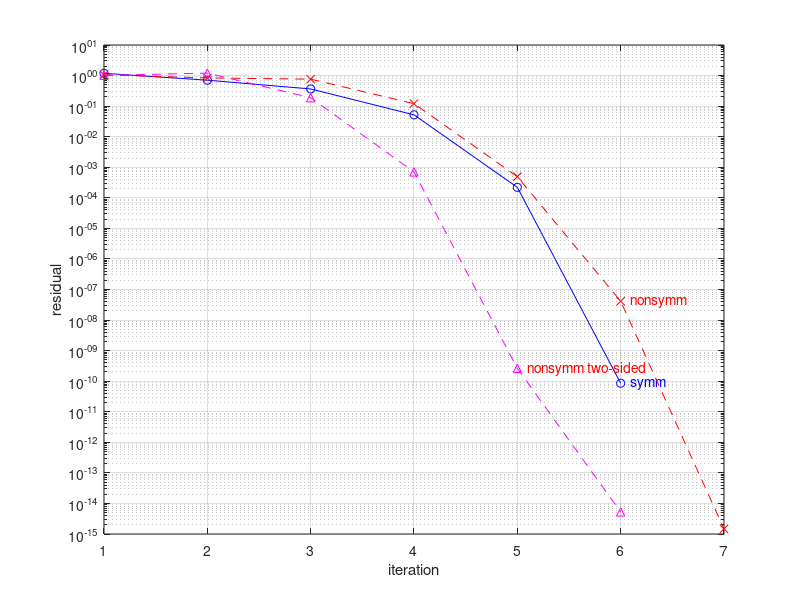

MATLAB code to generate this figure: (Note: this script raises an error after producing the figure.)
%% Rayleigh quotient iteration for an operator
% Nick Hale and Yuji Nakatsukasa, March 2017

%%
% (Chebfun example ode-eig/RayleighQuotient.m)

%% 1. Symmetric matrix
% The Rayleigh quotient iteration (RQI) is a well-known algorithm for computing
% an eigenpair of a matrix $A$ (symmetric or nonsymmetric). Using an approximate
% eigenvector $\tilde x$ (normalized s.t. $\|\tilde x\|_2=1$), it approximates
% an eigenvalue via $\tilde\lambda = \tilde x^\ast Ax$, and then updates the
% approximate eigenvector via one step
% of the shifted-and-inverted power method, $\tilde
% x:=(A-\tilde\lambda I)^{-1}\tilde x$, which is of course computed by solving a
% linear system. $\tilde x$ converges to an eigenvector, usually to the one 
% corresponding to the eigenvalue 
% $\tilde\lambda$ is closest to. The convergence of RQI is known to be
% asymptotically cubic when $A$ is symmetric [1, Sec. 4.6],
% and otherwise quadratic.

%%
% Here is an example showing cubic convergence for a random symmetric 
% $10\times 10$ matrix.
% (Note that we sacrifice some efficiency in computing $Au$
% in the residual computation 
% for the sake of clarity. This could easily be avoided.)

rng(10)
tol = 1e-10;
n = 10;
A = randn(n); A = A'+A;                      % symmetric matrix
I = eye(size(A));                            % identity matrix

% Initial guesses:
disp('lam:')
lam = A(end,end); disp(lam)                  % seek eigenvalue near lam
u = rand(n,1);  u = u/norm(u);               % random guess
res = norm(A*u - lam*u)/norm(A*u);           % initial residual

% Rayleigh quotient iteration:
while ( res(end) > tol )
    u = (A - lam*I)\u; u = u/norm(u);        % core RQI
    lam = u'*A*u; disp(lam)                  % update Rayleigh quotient
    res = [res; norm(A*u-lam*u)/norm(A*u)];  % store residual
end
res

%% 2. Nonsymmetric matrix
% Next let's try a nonsymmetric matrix. The convergence becomes quadratic. 

A = randn(n);                                 % nonsymmetric matrix
% Initial guesses:
disp('lam:')
lam = A(end,end); disp(lam)                   % seek eigenvalue near lam
u = rand(n,1)+1i*randn(n,1); u = u/norm(u);   % random guess (eigval can be complex)
res2 = norm(A*u - lam*u)/norm(A*u);           % initial residual

% Rayleigh quotient iteration:
while ( res2(end) > tol )
    u = (A - lam*I)\u; u = u/norm(u);         % core RQI
    lam = u'*A*u; disp(lam)                   % update Rayleigh quotient
    res2 = [res2; norm(A*u-lam*u)/norm(A*u)]; % store residual
end
res2

%%
% We can recover the cubic convergence by using the (conjugate) transpose
% and running a two-sided Rayleigh quotient iteration. Note that the
% algorithm is equivalent to RQI when $A$ is symmetric. 

A = randn(n);                                 % nonsymmetric matrix
% Initial guesses:
disp('lam:')
lam = A(end,end); disp(lam)                   % seek eigenvalue near lam
u = rand(n,1)+1i*randn(n,1);  u = u/norm(u);  % random guess for right ev
v = rand(n,1);  v = v/norm(v);                % random guess for left ev
res3 = norm(A*u - lam*u)/norm(A*u);           % initial residual

% two-sided Rayleigh quotient iteration: 
while ( res3(end) > tol )
    u = (A - lam*I)\u; u = u/norm(u);         % core RQI
    v = (A - lam*I)'\ v; v = v/norm(v);       % core RQI for left eigvec    
    lam = (v'*A*u)/(v'*u); disp(lam)          % update Rayleigh quotient
    res3 = [res3; norm(A*u-lam*u)/norm(A*u)]; % store residual
end
res3

% plot convergence rates
CO = 'color';
semilogy(res, 'b-o'), hold on
text(length(res) + .1, res(end), 'symm', CO, 'b')
semilogy(res2, 'r--x' )
text(length(res2) - .9, res2(end-1), 'nonsymm', CO, 'r')
semilogy(res3, 'm--^' )
text(length(res3) - .9, res3(end-1), 'nonsymm two-sided', CO, 'r')
xlabel('iteration'), ylabel('residual')
grid on, hold off

%% 3. Selfadjoint linear operator
% Now we explore the use of RQI for a linear operator, represented by a chebop.
% Let us consider the selfadjoint operator $Au = -u''$ with selfadjoint
% Dirichlet boundary conditions $u(-\pi/2) = u(\pi/2) = 0$. 
% As an initial guess we use a random function generated by the
% randnfun command. 
% Notice that the code for the RQI is almost identical to the matrix
% case above!

dom = [-pi/2, pi/2];
A = chebop(@(u) -diff(u, 2), dom, 0);       % self-adjoint operator
Alam = @(lam) chebop(@(u) ...               % A - lam*I
   -diff(u, 2)-lam*u, dom, 0);

% Initial guesses:
disp('lam:')
lam = 3.8; disp(lam)                        % seek eigenvalue near lam 
u = randnfun(.1, 1, dom);  u = u/norm(u);   % random guess

res = norm(Alam(lam)*u)/norm(A*u);          % initial residual

% Rayleigh quotient iteration:
while ( res(end) > tol )
    u = Alam(lam)\u; u = u/norm(u);         % core RQI
    lam = u'*A*u; disp(lam)                 % update Rayleigh quotient
    res = [res; norm(Alam(lam)*u)/ ...
       norm(A*u)+norm(A.bc(u))];            % store residual
end

%%
% From the residual output, we can guess that the convergence is cubic
% (it is actually too fast to verify). 

res

%% 5. Non-selfadjoint linear operator
% Now consider the non-selfadjoint operator
% $Au = -u'' + u' + u$, again with zero
% Dirichlet boundary conditions:

dom = [-pi/2, pi/2];
A = chebop(@(u) -diff(u,2) + diff(u) + u, dom, 0);
Alam = @(lam) chebop(@(u) ...                         % A - lam*I
   -diff(u,2) + diff(u) + u -lam*u, dom, 0);

% Initial guesses:
disp('lam:')
lam = 1; disp(lam)
u = randnfun(.1, 1, dom); u = u/norm(u);
res2 = norm(Alam(lam)*u) / norm(A*u);

% Rayleigh quotient iteration:
while ( res2(end) > tol)
    u = Alam(lam)\u; u = u/norm(u);   
    lam = u'*A*u; disp(lam)
    res2 = [res2; norm(Alam(lam)*u)/norm(A*u) + norm(A.bc(u))];
end

%%
% From the residual output, we can see that here the convergence is quadratic:

res2

%%
% As before, let's try to improve the convergence to cubic.
% This involves the adjoint. 

% Initial guesses:
disp('lam:')
lam = 1; disp(lam)
u = randnfun(.1, 1, dom); u = u/norm(u);
v = randnfun(.1, 1, dom); v = v/norm(v);
res3 = norm(Alam(lam)*u) / norm(A*u);
At = adjoint(A);
Atlam = @(lam) chebop(@(u) -diff(u,2)...   % A - lam*I
       - diff(u) + u -lam*u, dom, 0);

% Rayleigh quotient iteration:
while ( res3(end) > tol)
    u = Alam(lam)\u; u = u/norm(u);        % RQI
    v = Atlam(lam)\v; v = v/norm(v);       % adjoint RQI
    lam = v'*(A*u)/(v'*u); disp(lam)       % two-sided approximation
    res3 = [res3; norm(Alam(lam)*u)/ ...
       norm(A*u) + norm(A.bc(u))];
end

res3

%% 5. Convergence rates
% RQI appears to have computed eigenpairs for both operators, selfadjoint and
% non-selfadjoint. Now let's examine the convergence rates by plotting the
% residual convergence.

semilogy(res, 'b-o'), hold on
text(length(res) + .1, res(end), 'selfadj', CO, 'b')
semilogy(res2, 'r--x' )
text(length(res2) - .9, res2(end-1), 'non-selfadj', CO, 'r')   
semilogy(res3, 'm--^' )
text(length(res3) - .9, res3(end-1), 'non-selfadj two-sided', CO, 'm')   
xlabel('iteration'), ylabel('residual')
grid on

%% 6. References
%
% 1. B. N. Parlett, _The Symmetric Eigenvalue Problem_, SIAM, 1996.
